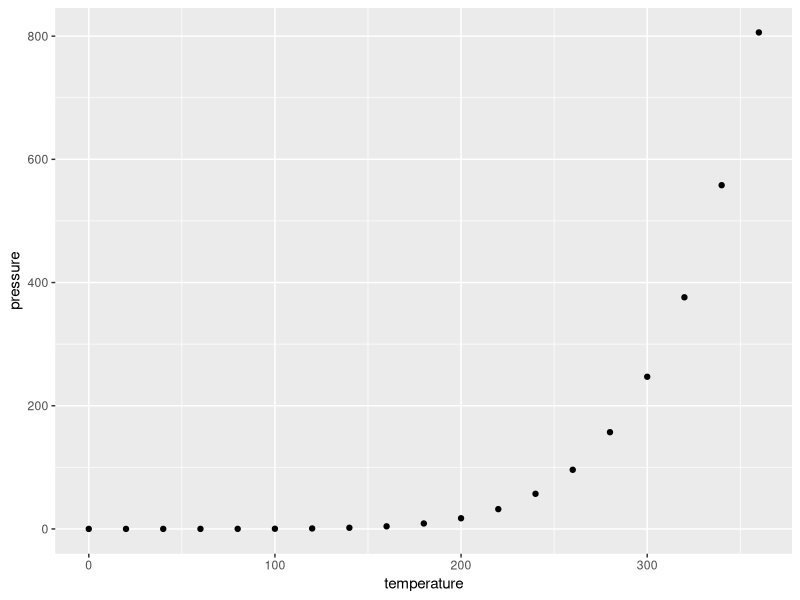
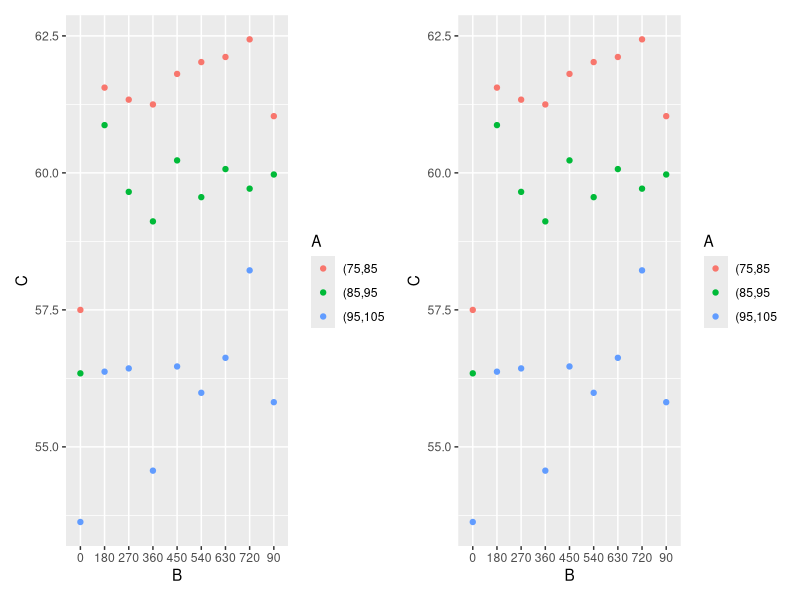
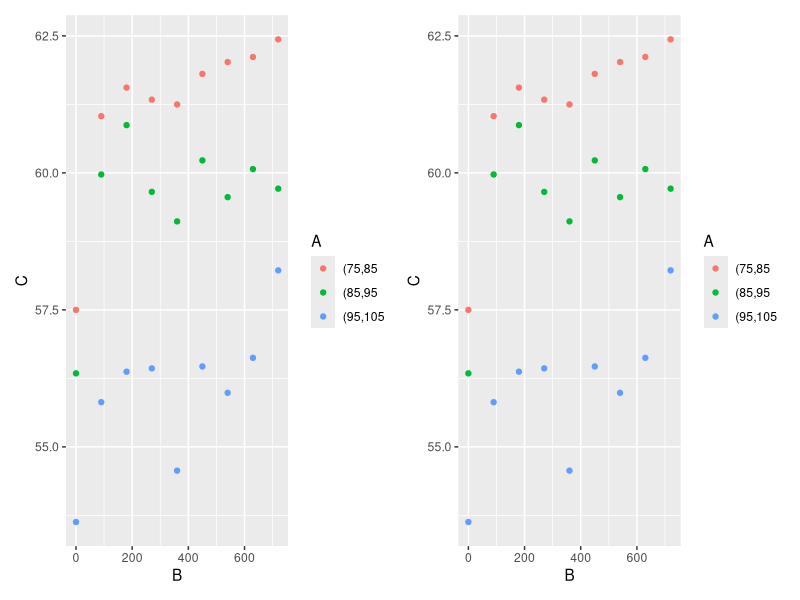
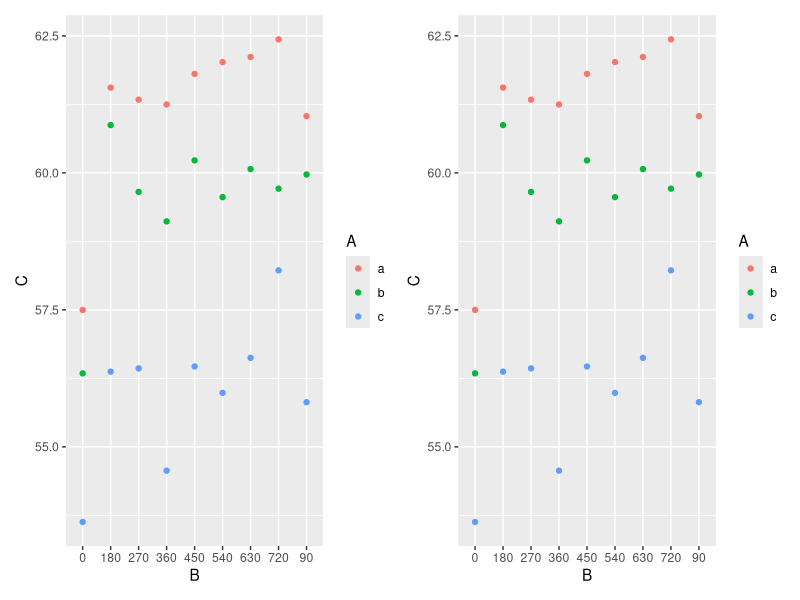
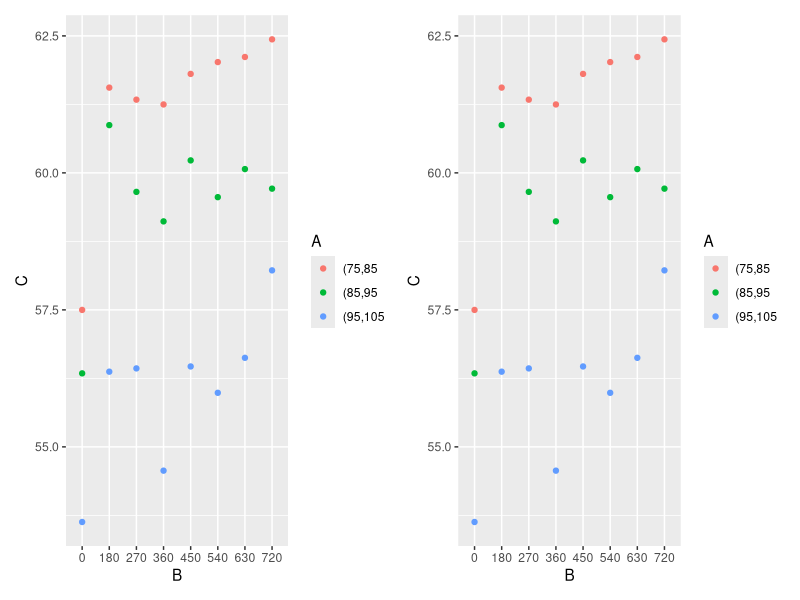
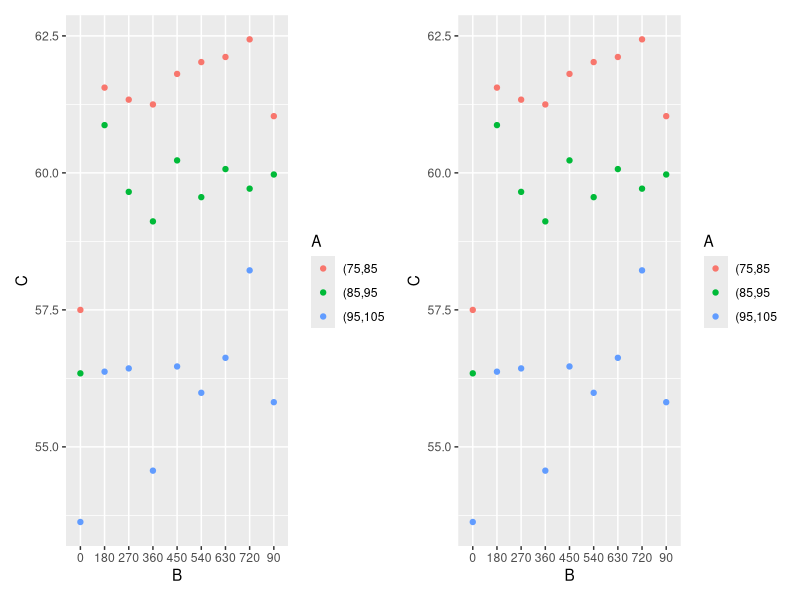
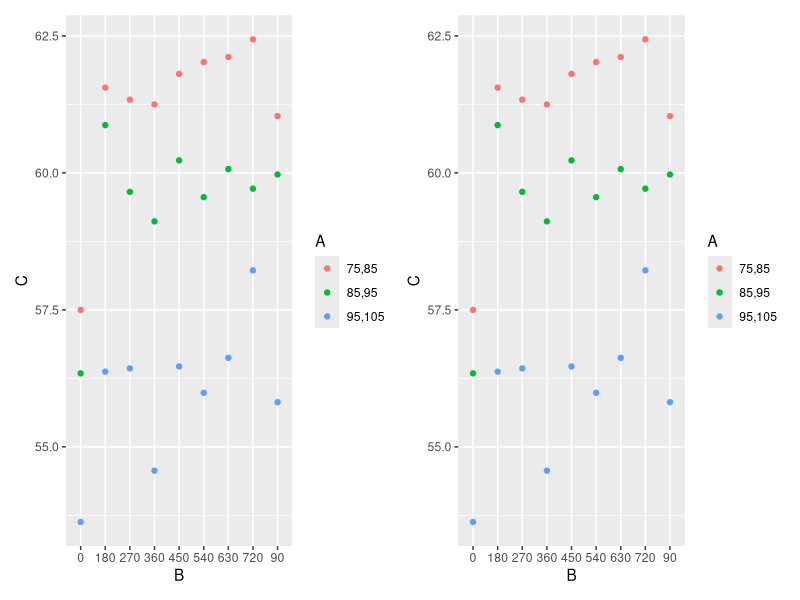

Write the R code that produced these figures, in order.
## ---- chunk 1
library(ggplot2)
library(dplyr)
library(patchwork)
## ---- chunk 2
geom_trail <-
  function (mapping = NULL, data = NULL, stat = "identity", position = "identity",
            na.rm = FALSE, show.legend = NA, inherit.aes = TRUE, ...) {
    layer(data = data, mapping = mapping, stat = stat, geom = GeomTrail,
          position = position, show.legend = show.legend, inherit.aes = inherit.aes,
          params = list(na.rm = na.rm, ...))
  }

GeomTrail <- ggplot2::ggproto(
  "GeomTrail", ggplot2::GeomPoint,
  draw_panel = function(data, panel_params, coord, na.rm = FALSE) {
    
    # must be sorted on group
    data <- data[order(data$group), , drop = FALSE]
    munched <- coord_munch(coord, data, panel_params)
    
    # Default geom point behaviour
    if (is.character(data$shape)) {
      data$shape <- translate_shape_string(data$shape)
    }
    coords <- coord$transform(data, panel_params)
    
    if (unique(coords$size == 0)) {
      my_points <- NULL
    } else {
      my_points <- grid::pointsGrob(
        coords$x,
        coords$y,
        pch = coords$shape,
        gp = grid::gpar(
          col = alpha(coords$colour, coords$alpha),
          fill = alpha(coords$fill, coords$alpha),
          fontsize = coords$size * .pt + coords$stroke * .stroke / 2,
          lwd = coords$stroke * .stroke / 2
        )
      )
    }
    
    # Silently drop lines with less than two points, preserving order
    rows <- stats::ave(seq_len(nrow(munched)), munched$group, FUN = length)
    munched <- munched[rows >= 2, ]
    if (nrow(munched) < 2) {
      return(zeroGrob())
    }
    
    # New behaviour
    ## Convert x and y to units
    x <- unit(coords$x, "npc")
    y <- unit(coords$y, "npc")
    
    # Work out grouping variables for grobs
    n <- nrow(munched)
    group_diff <- munched$group[-1] != munched$group[-n]
    start <- c(TRUE, group_diff)
    end <- c(group_diff, TRUE)
    
    ## Make custom grob class
    my_path <- grid::grob(
      x = x, y = y,
      mult = munched$gap * .pt,
      name = "trail",
      gp = grid::gpar(
        col = alpha(munched$colour, munched$alpha)[!end],
        fill = alpha(munched$colour, munched$alpha)[!end],
        lwd = munched$linesize * .pt,
        lty = munched$linetype,
        lineend = "butt",
        linejoin = "round",
        linemitre = 10
      ),
      vp = NULL,
      ### Now this is the important bit:
      cl = "trail"
    )
    
    ## Combine grobs
    ggplot2:::ggname(
      "geom_trail",
      grid::grobTree(my_path, my_points)
    )
  },
  # Adding some defaults for lines and gap
  default_aes = ggplot2::aes(
    shape = 19, colour = "black", size = 1.5, fill = NA, alpha = NA, stroke = 0.5,
    linesize = 0.5, linetype = 1, gap = .9,
  )
)

makeContent.trail <- function(x){
  # Make hook for drawing
  # Convert npcs to absolute units
  x_new <- grid::convertX(x$x, "mm", TRUE)
  y_new <- grid::convertY(x$y, "mm", TRUE)
  
  # Do trigonometry stuff
  hyp <- sqrt(diff(x_new)^2 + diff(y_new)^2)
  sin_plot <- diff(y_new) / hyp
  cos_plot <- diff(x_new) / hyp
  
  diff_x0_seg <- head(x$mult, -1) * cos_plot
  diff_x1_seg <- (hyp - head(x$mult, -1)) * cos_plot
  diff_y0_seg <- head(x$mult, -1) * sin_plot
  diff_y1_seg <- (hyp - head(x$mult, -1)) * sin_plot
  
  x0 = head(x_new, -1) + diff_x0_seg
  x1 = head(x_new, -1) + diff_x1_seg
  y0 = head(y_new, -1) + diff_y0_seg
  y1 = head(y_new, -1) + diff_y1_seg
  keep <- unclass(x0) < unclass(x1)
  
  # Remove old xy coordinates
  x$x <- NULL
  x$y <- NULL
  
  # Supply new xy coordinates
  x$x0 <- unit(x0, "mm")[keep]
  x$x1 <- unit(x1, "mm")[keep]
  x$y0 <- unit(y0, "mm")[keep]
  x$y1 <- unit(y1, "mm")[keep]
  
  # Set to segments class
  class(x)[1] <- 'segments'
  x
}

## ---- chunk 3
ggplot(pressure, aes(temperature, pressure)) +
   geom_trail()

 
testdf <- structure(list(A = c("(75,85", "(75,85", "(75,85", "(75,85", 
"(75,85", "(75,85", "(75,85", "(75,85", "(75,85", "(85,95", "(85,95", 
"(85,95", "(85,95", "(85,95", "(85,95", "(85,95", "(85,95", "(85,95", 
"(95,105", "(95,105", "(95,105", "(95,105", "(95,105", "(95,105", 
"(95,105", "(95,105", "(95,105"), B = c("0", "180", "270", "360", 
"450", "540", "630", "720", "90", "0", "180", "270", "360", "450", 
"540", "630", "720", "90", "0", "180", "270", "360", "450", "540", 
"630", "720", "90"), C = c(57.4992967651196, 61.5562760537286, 
61.3364097831103, 61.2489177489177, 61.8064171122995, 62.0222355769231, 
62.1152291105121, 62.4370314842579, 61.0354914196568, 56.34151547492, 
60.8717557251908, 59.6534508076358, 59.1148936170213, 60.2280071813285, 
59.5571428571429, 60.0696055684455, 59.7123287671233, 59.9706572769953, 
53.6289752650177, 56.3720930232558, 56.4319248826291, 54.5657894736842, 
56.4674556213018, 55.9864864864865, 56.625, 58.2210526315789, 
55.8153846153846)), row.names = c(NA, -27L), class = c("tbl_df", 
"tbl", "data.frame"))


p <-  testdf %>% arrange(A,B) %>%
ggplot( aes(B, C, color = A)) 
p1 <- p + geom_trail(aes(group = A))
p1 + p1

# to integer works
p_int <- 
testdf %>% mutate(B = as.integer(B)) %>% arrange(A,B) %>%
  ggplot(aes(B, C, color = A)) 
p2 <- p_int + geom_trail(aes(group = A))

p2+p2

# replacing with letters works
p_let <- 
testdf %>% mutate(A = letters[match(A, unique(A))]) %>% arrange(A,B) %>%
  ggplot(aes(B, C, color = A)) 
p3 <- p_let + geom_trail(aes(group = A))

p3+p3

# any slice works
p_slice <- 
testdf %>% group_by(A) %>% slice(1:8) %>% 
  ungroup %>% arrange(A,B) %>%
  ggplot(aes(B, C, color = A)) 
p4 <- p_slice + geom_trail(aes(group = A))

p4+p4

# removing commas still doesn't work
p_nocom <- 
testdf %>% mutate(A = gsub("'", "", A)) %>% arrange(A,B) %>%
  ggplot(aes(B, C, color = A)) 
p5 <- p_nocom + geom_trail(aes(group = A))

p5+p5

# removing bracket works
p_nobrack <- 
testdf %>% mutate(A = gsub("\\(", "", A)) %>% arrange(A,B) %>%
  ggplot(aes(B, C, color = A)) 
p6 <- p_nobrack + geom_trail(aes(group = A))

p6+p6
## ---- chunk 4

